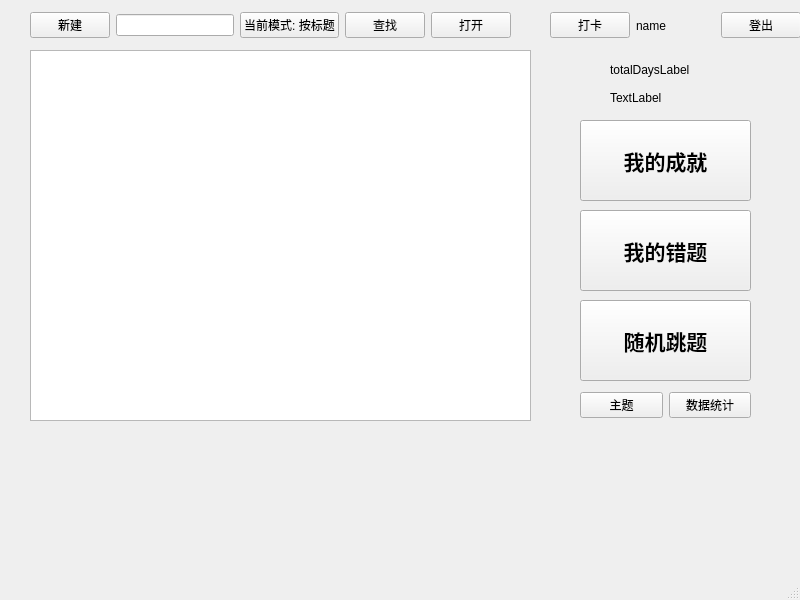
<?xml version="1.0" encoding="UTF-8"?>
<ui version="4.0">
 <class>MainWindow</class>
 <widget class="QMainWindow" name="MainWindow">
  <property name="geometry">
   <rect>
    <x>0</x>
    <y>0</y>
    <width>800</width>
    <height>600</height>
   </rect>
  </property>
  <property name="windowTitle">
   <string>MainWindow</string>
  </property>
  <widget class="QWidget" name="centralwidget">
   <widget class="QWidget" name="horizontalLayoutWidget">
    <property name="geometry">
     <rect>
      <x>550</x>
      <y>10</y>
      <width>251</width>
      <height>31</height>
     </rect>
    </property>
    <layout class="QHBoxLayout" name="horizontalLayout">
     <item>
      <widget class="QPushButton" name="checkInButton">
       <property name="text">
        <string>打卡</string>
       </property>
      </widget>
     </item>
     <item>
      <widget class="QLabel" name="name_label">
       <property name="text">
        <string>name</string>
       </property>
      </widget>
     </item>
     <item>
      <widget class="QPushButton" name="log_out_Button">
       <property name="text">
        <string>登出</string>
       </property>
      </widget>
     </item>
    </layout>
   </widget>
   <widget class="QListWidget" name="resultList">
    <property name="geometry">
     <rect>
      <x>30</x>
      <y>50</y>
      <width>501</width>
      <height>371</height>
     </rect>
    </property>
   </widget>
   <widget class="QPushButton" name="achieveButton">
    <property name="geometry">
     <rect>
      <x>580</x>
      <y>120</y>
      <width>171</width>
      <height>81</height>
     </rect>
    </property>
    <property name="font">
     <font>
      <pointsize>16</pointsize>
      <bold>true</bold>
     </font>
    </property>
    <property name="styleSheet">
     <string notr="true">pushButton-&gt;setStyleSheet(&quot;QPushButton {&quot;rgb(255, 255, 0)               
                          &quot;}&quot;);</string>
    </property>
    <property name="text">
     <string>我的成就</string>
    </property>
   </widget>
   <widget class="QLabel" name="totalDaysLabel">
    <property name="geometry">
     <rect>
      <x>610</x>
      <y>60</y>
      <width>111</width>
      <height>20</height>
     </rect>
    </property>
    <property name="text">
     <string>totalDaysLabel</string>
    </property>
   </widget>
   <widget class="QLabel" name="consecutiveDaysLabel">
    <property name="geometry">
     <rect>
      <x>610</x>
      <y>90</y>
      <width>131</width>
      <height>16</height>
     </rect>
    </property>
    <property name="text">
     <string>TextLabel</string>
    </property>
   </widget>
   <widget class="QPushButton" name="showMy">
    <property name="geometry">
     <rect>
      <x>580</x>
      <y>210</y>
      <width>171</width>
      <height>81</height>
     </rect>
    </property>
    <property name="font">
     <font>
      <pointsize>16</pointsize>
      <bold>true</bold>
     </font>
    </property>
    <property name="styleSheet">
     <string notr="true">pushButton-&gt;setStyleSheet(&quot;QPushButton {&quot;rgb(255, 255, 0)               
                          &quot;}&quot;);</string>
    </property>
    <property name="text">
     <string>我的错题</string>
    </property>
   </widget>
   <widget class="QPushButton" name="randomQes">
    <property name="geometry">
     <rect>
      <x>580</x>
      <y>300</y>
      <width>171</width>
      <height>81</height>
     </rect>
    </property>
    <property name="font">
     <font>
      <pointsize>16</pointsize>
      <bold>true</bold>
     </font>
    </property>
    <property name="styleSheet">
     <string notr="true">pushButton-&gt;setStyleSheet(&quot;QPushButton {&quot;rgb(255, 255, 0)               
                          &quot;}&quot;);</string>
    </property>
    <property name="text">
     <string>随机跳题</string>
    </property>
   </widget>
   <widget class="QWidget" name="horizontalLayoutWidget_2">
    <property name="geometry">
     <rect>
      <x>30</x>
      <y>10</y>
      <width>481</width>
      <height>31</height>
     </rect>
    </property>
    <layout class="QHBoxLayout" name="horizontalLayout_2">
     <item>
      <widget class="QPushButton" name="newfile_botton">
       <property name="text">
        <string>新建</string>
       </property>
      </widget>
     </item>
     <item>
      <widget class="QLineEdit" name="searchEdit"/>
     </item>
     <item>
      <widget class="QPushButton" name="searchModeButton">
       <property name="text">
        <string>当前模式: 按标题</string>
       </property>
      </widget>
     </item>
     <item>
      <widget class="QPushButton" name="search_button">
       <property name="text">
        <string>查找</string>
       </property>
      </widget>
     </item>
     <item>
      <widget class="QPushButton" name="openButton">
       <property name="text">
        <string>打开</string>
       </property>
      </widget>
     </item>
    </layout>
   </widget>
   <widget class="QWidget" name="horizontalLayoutWidget_3">
    <property name="geometry">
     <rect>
      <x>580</x>
      <y>390</y>
      <width>171</width>
      <height>31</height>
     </rect>
    </property>
    <layout class="QHBoxLayout" name="horizontalLayout_3">
     <item>
      <widget class="QPushButton" name="themeButton">
       <property name="text">
        <string>主题</string>
       </property>
      </widget>
     </item>
     <item>
      <widget class="QPushButton" name="reviewStatsButton">
       <property name="text">
        <string>数据统计</string>
       </property>
      </widget>
     </item>
    </layout>
   </widget>
  </widget>
  <widget class="QMenuBar" name="menubar">
   <property name="geometry">
    <rect>
     <x>0</x>
     <y>0</y>
     <width>800</width>
     <height>22</height>
    </rect>
   </property>
  </widget>
  <widget class="QStatusBar" name="statusbar"/>
 </widget>
 <resources/>
 <connections/>
</ui>
